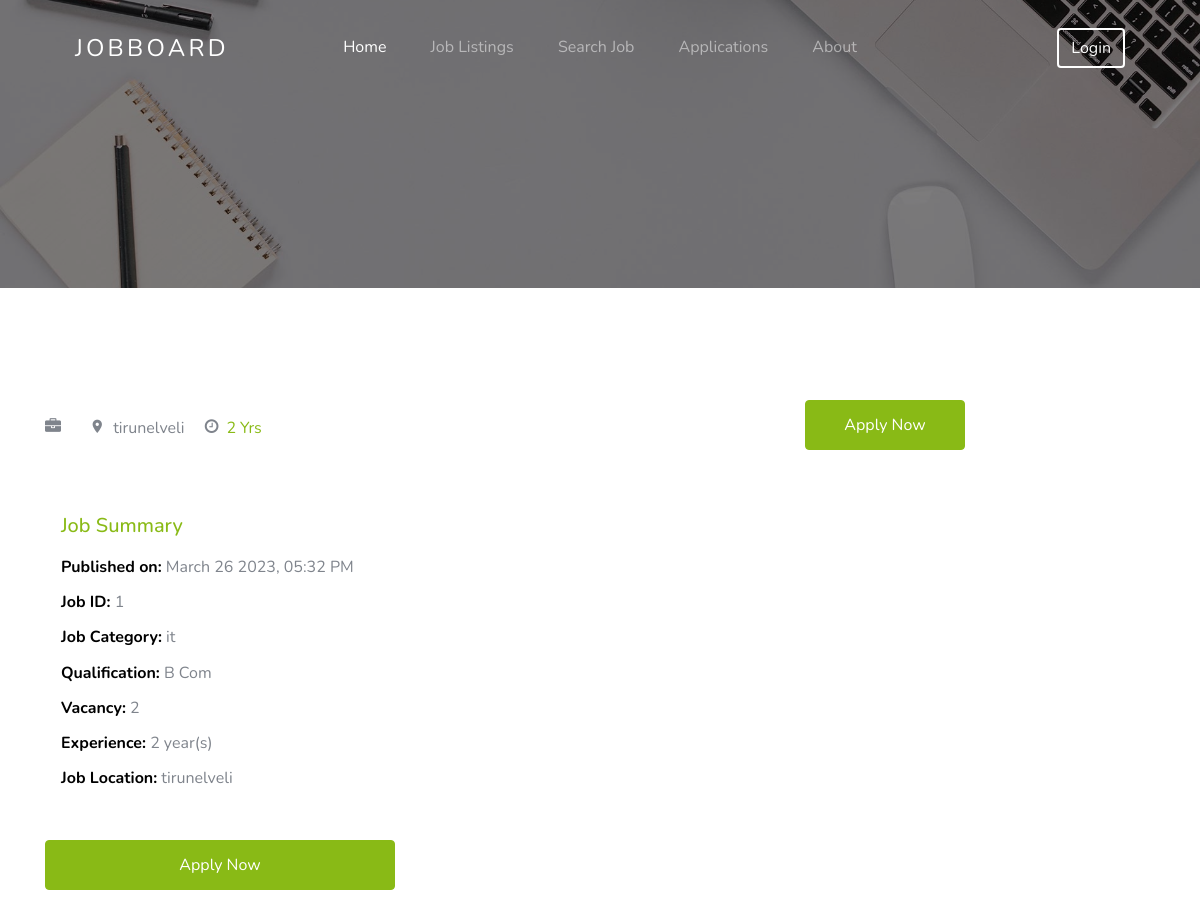
The app's page /getjob/2 with its own data.
### app1/models.py (models this page shows, shortened)
class job(models.Model):
    job_id = models.CharField(max_length=10)
    job_role = models.CharField( max_length=50)
    drive_company_name = models.CharField(max_length=50)
    job_category = models.CharField(max_length=50,)
    job_location = models.CharField(max_length=50)
    qualification = models.CharField(max_length=50)
    vacancies = models.IntegerField()
    experience = models.CharField(max_length=50)
    venue_details = models.TextField(max_length=200, blank=True, null=True)
    published_date = models.DateTimeField(auto_now_add=True)
    last_modified = models.DateTimeField(auto_now_add = True)
    objects = models.Manager()
    jb_manager = jobmanager()
    is_active = models.BooleanField(default=True)
    class Meta:
        db_table = ''
        managed = True
        verbose_name = 'jobDetails'
        verbose_name_plural = 'jobDetailss'

### app1/views.py (the view)
# urls.py: path('getjob/<rid>', views.get_job, name="getjob"),
def get_job(request, rid):
    content = {}
    content['data'] = job.objects.get(id=rid)
    return render(request, 'getjob.html',content)

### app1/templates/getjob.html (shortened to what this page needs)
{% extends 'base.html' %}
{% load static %}
{% block data %}
<section class="section-hero overlay inner-page bg-image" style="background-image: url('images/hero_1.jpg');" id="home-section">
    <div class="container">
      <div class="row">
        </div>
      </div>
  </section>
  <section class="site-section">
    <div class="container">
      <div class="row align-items-center mb-5">
        <div class="col-lg-8 mb-4 mb-lg-0">
          <div class="d-flex align-items-center">
            <div>
              <div>
                <span class="ml-0 mr-2 mb-2"><span class="icon-briefcase mr-2"></span>{{data.company_name}}</span>
                <span class="m-2"><span class="icon-room mr-2"></span>{{data.job_location}}</span>
                <span class="m-2"><span class="icon-clock-o mr-2"></span><span class="text-primary">{{data.experience}} Yrs</span></span>
              </div>
            </div>
          </div>
        </div>
        <div class="col-lg-4">
          <div class="row">
            <div class="col-6">
              <a href="{% url 'apply_for_job' data.job_id %}" class="btn btn-block btn-primary btn-md">Apply Now</a>
            </div>
          </div>
        </div>
      </div>
      <div class="row">
        <div class="col-lg-8">
          <div class="mb-5">
            <h3 class="text-primary  mt-3 h5 pl-3 mb-3 ">Job Summary</h3>
            <ul class="list-unstyled pl-3 mb-0">
              <li class="mb-2"><strong class="text-black">Published on:</strong> {{data.published_date|date:"F d Y, h:i A"}}</li>
              <li class="mb-2"><strong class="text-black">Job ID:</strong> {{data.job_id}}</li>
              <li class="mb-2"><strong class="text-black">Job Category:</strong> {{data.job_category}}</li>
              <li class="mb-2"><strong class="text-black">Qualification:</strong> {{data.qualification}}</li>
              <li class="mb-2"><strong class="text-black">Vacancy:</strong> {{data.vacancies}}</li>
              <li class="mb-2"><strong class="text-black">Experience:</strong> {{data.experience}} year(s)</li>
              <li class="mb-2"><strong class="text-black">Job Location:</strong> {{data.job_location}}</li>
            </ul>
        </div>
          <div class="row mb-5">
            <div class="col-6">
              <a href="{{data.apply_link}}" class="btn btn-block btn-primary btn-md">Apply Now</a>
            </div>
          </div>
        </div>
        </div>
      </div>
  </section>
{% endblock data%}

### app1/static/css/style.css (style rules this page uses)
body { font-weight: 400; font-size: 1rem; line-height: 1.7; position: relative; }
body:after { content: ""; position: absolute; top: 0; left: 0; right: 0; bottom: 0; background: rgba(0, 0, 0, 0.7); z-index: 100; opacity: 0; visibility: hidden; -webkit-transition: .3s all ease; -o-transition: .3s all ease; transition: .3s all ease; }
h1, h2, h3, h4 { color: #000; }
.site-section { padding-top: 7rem; padding-bottom: 7rem; position: relative; z-index: 2; }
.text-black { color: #000 !important; }
.bg-image { background-size: cover; background-position: center center; background-repeat: no-repeat; }
.section-hero, .section-hero > .container > .row { height: 100vh; min-height: 900px; }
.section-hero.inner-page, .section-hero.inner-page > .container > .row { height: auto; min-height: auto; padding-top: 6em; padding-bottom: 3em; }
.section-hero.overlay, .section-hero.overlay-2 { position: relative; }
.section-hero.overlay:before, .section-hero.overlay-2:before { z-index: 1; position: absolute; content: ""; top: 0; left: 0; right: 0; bottom: 0; background: rgba(0, 0, 0, 0.5); }
.section-hero > .container { z-index: 2; position: relative; }
.btn:after, .btn:before { display: none; }
.btn.btn-primary { color: #fff; }
.btn-md { padding: 12px 20px; }

### records on screen
job: job_location "tirunelveli", experience "2", published_date "March 26 2023, 05:32 PM", job_id "1", job_category "it", qualification "B Com", vacancies "2"
